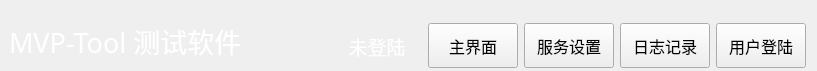
<?xml version="1.0" encoding="UTF-8"?>
<ui version="4.0">
 <class>NavBarWid</class>
 <widget class="QWidget" name="NavBarWid">
  <property name="geometry">
   <rect>
    <x>0</x>
    <y>0</y>
    <width>817</width>
    <height>71</height>
   </rect>
  </property>
  <property name="windowTitle">
   <string>Form</string>
  </property>
  <layout class="QGridLayout" name="gridLayout">
   <property name="leftMargin">
    <number>9</number>
   </property>
   <property name="topMargin">
    <number>21</number>
   </property>
   <property name="bottomMargin">
    <number>0</number>
   </property>
   <item row="0" column="0">
    <widget class="QLabel" name="label">
     <property name="minimumSize">
      <size>
       <width>0</width>
       <height>50</height>
      </size>
     </property>
     <property name="font">
      <font>
       <family>微软雅黑</family>
       <pointsize>20</pointsize>
      </font>
     </property>
     <property name="styleSheet">
      <string notr="true">color: rgb(255, 255, 255);</string>
     </property>
     <property name="text">
      <string>MVP-Tool 测试软件</string>
     </property>
     <property name="alignment">
      <set>Qt::AlignLeading|Qt::AlignLeft|Qt::AlignTop</set>
     </property>
    </widget>
   </item>
   <item row="0" column="2">
    <widget class="QLabel" name="userLab">
     <property name="minimumSize">
      <size>
       <width>90</width>
       <height>0</height>
      </size>
     </property>
     <property name="font">
      <font>
       <family>微软雅黑</family>
       <pointsize>14</pointsize>
      </font>
     </property>
     <property name="contextMenuPolicy">
      <enum>Qt::PreventContextMenu</enum>
     </property>
     <property name="styleSheet">
      <string notr="true">color: rgb(255, 255, 255);</string>
     </property>
     <property name="text">
      <string>未登陆</string>
     </property>
     <property name="alignment">
      <set>Qt::AlignCenter</set>
     </property>
    </widget>
   </item>
   <item row="0" column="1">
    <spacer name="horizontalSpacer">
     <property name="orientation">
      <enum>Qt::Horizontal</enum>
     </property>
     <property name="sizeHint" stdset="0">
      <size>
       <width>52</width>
       <height>20</height>
      </size>
     </property>
    </spacer>
   </item>
   <item row="0" column="6">
    <widget class="QPushButton" name="loginBtn">
     <property name="minimumSize">
      <size>
       <width>90</width>
       <height>0</height>
      </size>
     </property>
     <property name="maximumSize">
      <size>
       <width>230</width>
       <height>45</height>
      </size>
     </property>
     <property name="font">
      <font>
       <family>微软雅黑</family>
       <pointsize>12</pointsize>
      </font>
     </property>
     <property name="text">
      <string>用户登陆</string>
     </property>
    </widget>
   </item>
   <item row="0" column="3">
    <widget class="QPushButton" name="homeBtn">
     <property name="minimumSize">
      <size>
       <width>90</width>
       <height>0</height>
      </size>
     </property>
     <property name="maximumSize">
      <size>
       <width>230</width>
       <height>45</height>
      </size>
     </property>
     <property name="font">
      <font>
       <family>微软雅黑</family>
       <pointsize>12</pointsize>
      </font>
     </property>
     <property name="text">
      <string>主界面</string>
     </property>
    </widget>
   </item>
   <item row="0" column="4">
    <widget class="QPushButton" name="setBtn">
     <property name="minimumSize">
      <size>
       <width>90</width>
       <height>0</height>
      </size>
     </property>
     <property name="maximumSize">
      <size>
       <width>230</width>
       <height>45</height>
      </size>
     </property>
     <property name="font">
      <font>
       <family>微软雅黑</family>
       <pointsize>12</pointsize>
      </font>
     </property>
     <property name="text">
      <string>服务设置</string>
     </property>
    </widget>
   </item>
   <item row="0" column="5">
    <widget class="QPushButton" name="logBtn">
     <property name="minimumSize">
      <size>
       <width>90</width>
       <height>0</height>
      </size>
     </property>
     <property name="maximumSize">
      <size>
       <width>230</width>
       <height>45</height>
      </size>
     </property>
     <property name="font">
      <font>
       <family>微软雅黑</family>
       <pointsize>12</pointsize>
      </font>
     </property>
     <property name="text">
      <string>日志记录</string>
     </property>
    </widget>
   </item>
  </layout>
 </widget>
 <resources/>
 <connections/>
</ui>
